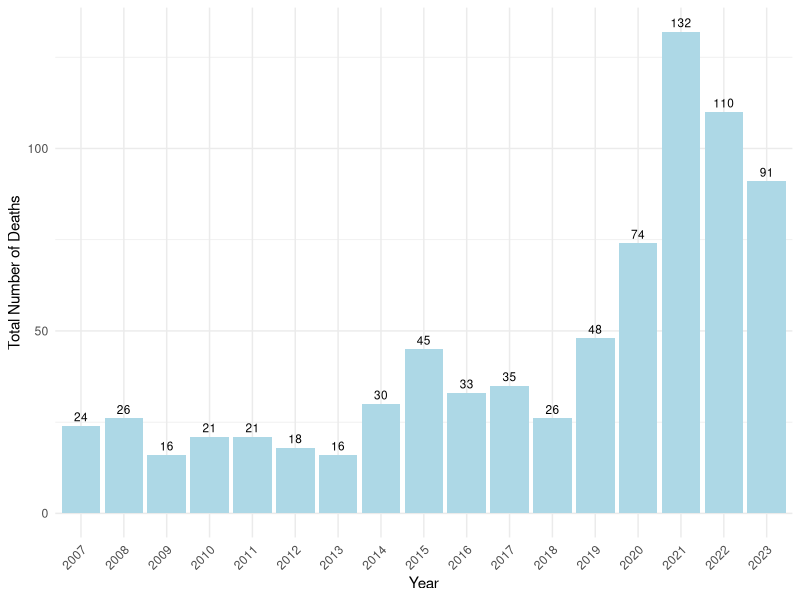
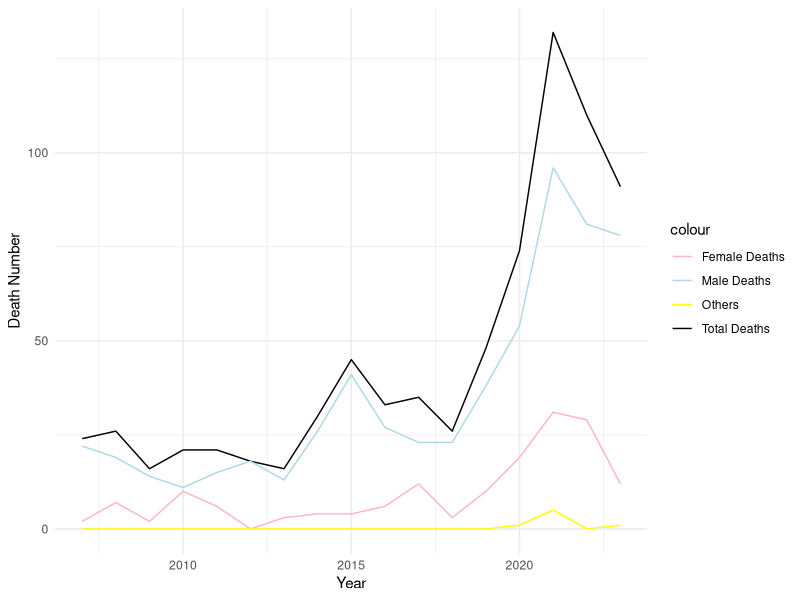
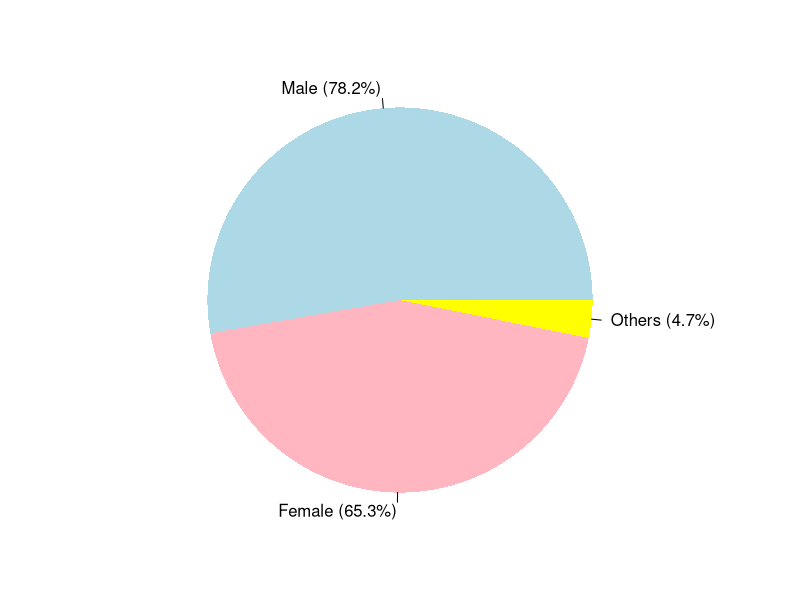
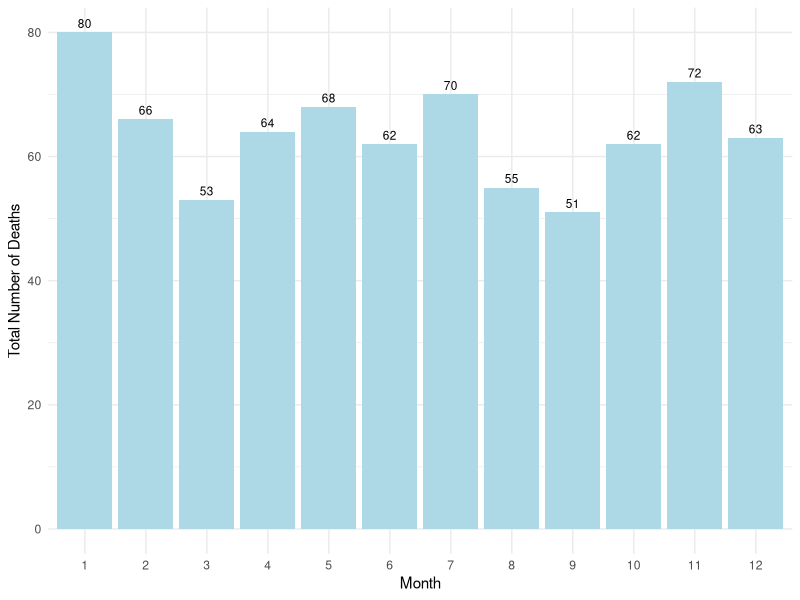

Here is the R script that generated these plots, in order:
## ---- chunk 1
knitr::opts_chunk$set(echo = FALSE, message = FALSE, warning = FALSE)
#hide the code in the PDF

## ---- chunk 2
#| include: false
#| warning: false
#| message: false
library(knitr)
library(kableExtra)
library(tidyverse)
## ---- chunk 3
#| warning: false
#| message: false
#| label: tbl-raw
#| tbl-cap: "First few rows of the raw dataset"
# Read the dataset from the specified path
data1 <- read_csv(here::here("data1/raw_data/raw_data.csv"))

# Display the first few rows as a formatted table
kable(head(data1))
## ---- chunk 4
#| warning: false
#| message: false
#| label: tbl-summary
#| tbl-cap: "Summary of the cleaned data"
# Read the dataset from the specified path
data <- read_csv(here::here("data1/analysis_data/analysis_data.csv"))

# Create a summary table, ignoring NA values, and rounding the results to integers
summary_table <- data.frame(
  Statistic = c("Max", "Min", "Mean", "Median", "Variance"),
  Total = c(round(max(data$total_decedents, na.rm = TRUE)),
            round(min(data$total_decedents, na.rm = TRUE)),
            round(mean(data$total_decedents, na.rm = TRUE)),
            round(median(data$total_decedents, na.rm = TRUE)),
            round(var(data$total_decedents, na.rm = TRUE))),
  Male = c(round(max(data$male, na.rm = TRUE)),
           round(min(data$male, na.rm = TRUE)),
           round(mean(data$male, na.rm = TRUE)),
           round(median(data$male, na.rm = TRUE)),
           round(var(data$male, na.rm = TRUE))),
  Female = c(round(max(data$female, na.rm = TRUE)),
             round(min(data$female, na.rm = TRUE)),
             round(mean(data$female, na.rm = TRUE)),
             round(median(data$female, na.rm = TRUE)),
             round(var(data$female, na.rm = TRUE)))
)

# Display the summary table
kable(summary_table, col.names = c("Statistic", "Total", "Male", "Female"))
## ---- chunk 5
#| warning: false
#| message: false
#| label: fig-total
#| fig-cap: "Total Number of Deaths by Year (2007-2023)"
# Filter data for the years 2007 to 2023
filtered_data <- data |>
  filter(year >= 2007 & year <= 2023)

# Group by year and summarize the total number of deaths for each year
yearly_deaths <- filtered_data |>
  group_by(year) |>
  summarise(total_deaths = sum(total_decedents, na.rm = TRUE))

# Plot the bar chart
yearly_deaths |>
  ggplot(aes(x = factor(year), y = total_deaths)) +
  geom_bar(stat = "identity", fill = "lightblue") +
  geom_text(aes(label = total_deaths), 
            vjust = -0.5,    # add text
            size = 3,        
            color = "black") +  
  labs(x = "Year",
       y = "Total Number of Deaths") +
  theme_minimal() +
  theme(axis.text.x = element_text(angle = 45, hjust = 1))

## ---- chunk 6
#| warning: false
#| message: false
#| label: fig-category
#| fig-cap: "Death Numbers by Year and Category"

# Summarize the total deaths by year and gender categories
yearly_deaths <- filtered_data |>
  group_by(year) |>
  summarise(
    total_deaths = sum(total_decedents, na.rm = TRUE),
    male_deaths = sum(male, na.rm = TRUE),
    female_deaths = sum(female, na.rm = TRUE),
    trans_deaths = sum(transgender_non_binary_two_spirit)
  )

# Plot the line chart directly using the yearly_deaths dataset
ggplot() +
  geom_line(data = yearly_deaths, aes(x = year, y = total_deaths, color = "Total Deaths")) +
  geom_line(data = yearly_deaths, aes(x = year, y = male_deaths, color = "Male Deaths")) +
  geom_line(data = yearly_deaths, aes(x = year, y = female_deaths, color = "Female Deaths")) +
  geom_line(data = yearly_deaths, aes(x = year, y = trans_deaths, color = "Others")) +
  scale_color_manual(values = c("Total Deaths" = "black", "Male Deaths" = "lightblue", 
                                "Female Deaths" = "lightpink", "Others" = "yellow")) +
  labs(x = "Year",
       y = "Death Number") +
  theme_minimal()
## ---- chunk 7
#| warning: false
#| message: false
#| label: fig-dis
#| fig-cap: "Gender Distribution of Deaths (2007-2023)"

# Summarize the total deaths for each category across all years (2007-2023)
total_sums <- yearly_deaths |>
  summarise(
    Male = sum(male_deaths, na.rm = TRUE),
    Female = sum(female_deaths, na.rm = TRUE),
    Others = sum(trans_deaths, na.rm = TRUE)
  )

# Calculate percentages
total_sums <- total_sums |>
  mutate(
    Male = round(Male / sum(Male, Female, Others) * 100, 1),
    Female = round(Female / sum(Male, Female, Others) * 100, 1),
    Others = round(Others / sum(Male, Female, Others) * 100, 1)
  )

# Convert to a data frame suitable for plotting
category_data <- data.frame(
  category = c("Male", "Female", "Others"),
  percentage = c(total_sums$Male, total_sums$Female, total_sums$Others)
)

# Directly plot the pie chart using base R's pie function
par(mar = c(2, 2, 2, 2)) #adjust the size of the pie
pie(
  c(total_sums$Male, total_sums$Female, total_sums$Others), 
  labels = paste0(c("Male", "Female", "Others"), " (", 
                  c(total_sums$Male, total_sums$Female, total_sums$Others), "%)"), 
  col = c("lightblue", "lightpink", "yellow"),
  border = NA
)

## ---- chunk 8
#| warning: false
#| message: false
#| label: fig-month
#| fig-cap: "Total Number of Deaths by Month (2007-2023)"

# total number of deaths for each month
monthly_deaths <- filtered_data |>
  group_by(month) |>
  summarise(total_deaths = sum(total_decedents, na.rm = TRUE))

# Plot the bar chart
ggplot(monthly_deaths, aes(x = factor(month), y = total_deaths)) +
  geom_bar(stat = "identity", fill = "lightblue") +
  labs(
    x = "Month",
    y = "Total Number of Deaths"
  ) +
  scale_x_discrete(labels = 1:12) +
  geom_text(aes(label = total_deaths), # Set x-axis from 1 to 12
            vjust = -0.5,    
            size = 3,        
            color = "black") +
  theme_minimal() 
